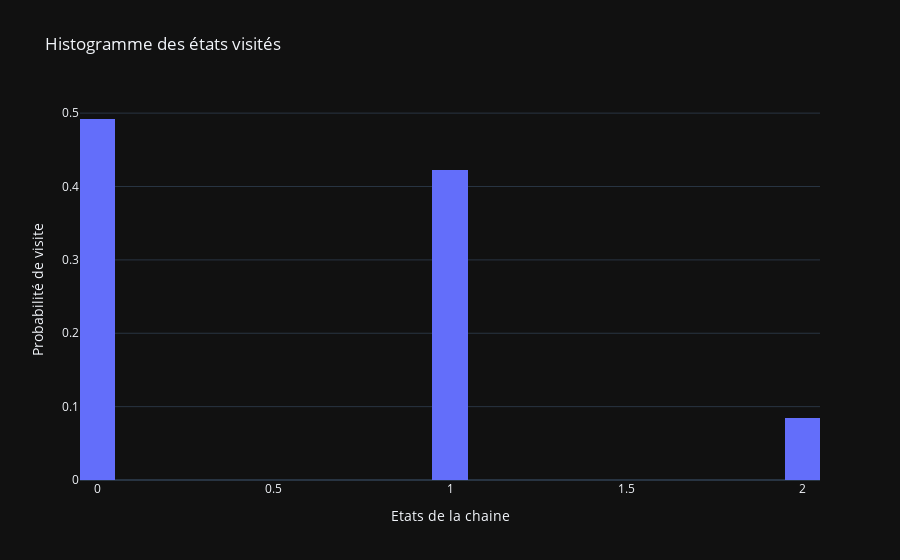

Notebook code cell kept with this figure:
### Code cell
fig = px.histogram(states,x='Etat',histnorm='probability',title='Histogramme des états visités',nbins=3)
fig.update_traces(xbins_size=0.1)
fig.update_layout(
    xaxis_title="Etats de la chaine",
    yaxis_title="Probabilité de visite")
fig.show()

### Figure 1 — Plotly figure (JSON) as saved in the notebook; plotly's stock layout.template omitted (floating-point values rounded to 4 significant figures; data arrays with more than 128 entries replaced by an {"elided": "..."} marker saying what was removed)
{"data": [{"alignmentgroup": "True", "bingroup": "x", "histnorm": "probability", "hovertemplate": "Etat=%{x}<br>probability=%{y}<extra></extra>", "legendgroup": "", "marker": {"color": "#636efa", "pattern": {"shape": ""}}, "name": "", "nbinsx": 3, "offsetgroup": "", "orientation": "v", "showlegend": false, "x": {"elided": "2000 int values"}, "xaxis": "x", "yaxis": "y", "type": "histogram", "xbins": {"size": 0.1}}], "layout": {"xaxis": {"anchor": "y", "domain": [0.0, 1.0], "title": {"text": "Etats de la chaine"}}, "yaxis": {"anchor": "x", "domain": [0.0, 1.0], "title": {"text": "Probabilité de visite"}}, "legend": {"tracegroupgap": 0}, "title": {"text": "Histogramme des états visités"}, "barmode": "relative"}}
